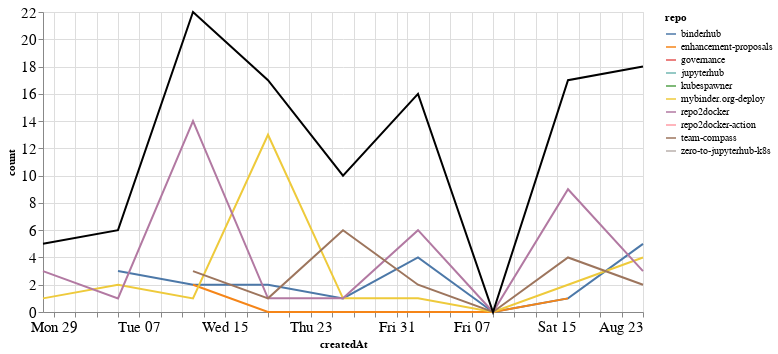

Write notebook code for a chart like this one.
### Markdown cell above
## Comments

### Code cell
comments_time = comments.groupby('repo').resample('W', on='createdAt').count()['author'].reset_index()
comments_time = comments_time.rename(columns={'author': 'count'})
comments_time_total = comments_time.groupby('createdAt').agg({"count": "sum"}).reset_index()
ch1 = alt.Chart(comments_time, width=600).mark_line().encode(
    x='createdAt',
    y='count',
    color='repo',
    tooltip="repo"
)

ch2 = alt.Chart(comments_time_total, width=600).mark_line(color="black").encode(
    x='createdAt',
    y='count',
)

ch1 + ch2

### Figure 1 — Vega-Lite specification as saved in the notebook (floating-point values rounded to 4 significant figures)
{"config": {"axisLeft": {"labelFontSize": 15}, "axisBottom": {"labelFontSize": 15}}, "layer": [{"data": {"name": "data-434194d8d94265d10e8fc423845e5bc5"}, "mark": "line", "encoding": {"color": {"type": "nominal", "field": "repo"}, "tooltip": {"type": "nominal", "field": "repo"}, "x": {"type": "temporal", "field": "createdAt"}, "y": {"type": "quantitative", "field": "count"}}, "width": 600}, {"data": {"name": "data-b61526f5d4dc4f3df7383c5c7554ab61"}, "mark": {"type": "line", "color": "black"}, "encoding": {"x": {"type": "temporal", "field": "createdAt"}, "y": {"type": "quantitative", "field": "count"}}, "width": 600}], "$schema": "https://vega.github.io/schema/vega-lite/v4.8.1.json", "datasets": {"data-434194d8d94265d10e8fc423845e5bc5": [{"repo": "binderhub", "createdAt": "2020-07-05T00:00:00", "count": 3}, {"repo": "binderhub", "createdAt": "2020-07-12T00:00:00", "count": 2}, {"repo": "binderhub", "createdAt": "2020-07-19T00:00:00", "count": 2}, {"repo": "binderhub", "createdAt": "2020-07-26T00:00:00", "count": 1}, {"repo": "binderhub", "createdAt": "2020-08-02T00:00:00", "count": 4}, {"repo": "binderhub", "createdAt": "2020-08-09T00:00:00", "count": 0}, {"repo": "binderhub", "createdAt": "2020-08-16T00:00:00", "count": 1}, {"repo": "binderhub", "createdAt": "2020-08-23T00:00:00", "count": 5}, {"repo": "enhancement-proposals", "createdAt": "2020-07-12T00:00:00", "count": 2}, {"repo": "enhancement-proposals", "createdAt": "2020-07-19T00:00:00", "count": 0}, {"repo": "enhancement-proposals", "createdAt": "2020-07-26T00:00:00", "count": 0}, {"repo": "enhancement-proposals", "createdAt": "2020-08-02T00:00:00", "count": 0}, {"repo": "enhancement-proposals", "createdAt": "2020-08-09T00:00:00", "count": 0}, {"repo": "enhancement-proposals", "createdAt": "2020-08-16T00:00:00", "count": 1}, {"repo": "governance", "createdAt": "2020-08-23T00:00:00", "count": 2}, {"repo": "jupyterhub", "createdAt": "2020-08-23T00:00:00", "count": 2}, {"repo": "kubespawner", "createdAt": "2020-07-26T00:00:00", "count": 1}, {"repo": "mybinder.org-deploy", "createdAt": "2020-06-28T00:00:00", "count": 1}, {"repo": "mybinder.org-deploy", "createdAt": "2020-07-05T00:00:00", "count": 2}, {"repo": "mybinder.org-deploy", "createdAt": "2020-07-12T00:00:00", "count": 1}, {"repo": "mybinder.org-deploy", "createdAt": "2020-07-19T00:00:00", "count": 13}, {"repo": "mybinder.org-deploy", "createdAt": "2020-07-26T00:00:00", "count": 1}, {"repo": "mybinder.org-deploy", "createdAt": "2020-08-02T00:00:00", "count": 1}, {"repo": "mybinder.org-deploy", "createdAt": "2020-08-09T00:00:00", "count": 0}, {"repo": "mybinder.org-deploy", "createdAt": "2020-08-16T00:00:00", "count": 2}, {"repo": "mybinder.org-deploy", "createdAt": "2020-08-23T00:00:00", "count": 4}, {"repo": "repo2docker", "createdAt": "2020-06-28T00:00:00", "count": 3}, {"repo": "repo2docker", "createdAt": "2020-07-05T00:00:00", "count": 1}, {"repo": "repo2docker", "createdAt": "2020-07-12T00:00:00", "count": 14}, {"repo": "repo2docker", "createdAt": "2020-07-19T00:00:00", "count": 1}, {"repo": "repo2docker", "createdAt": "2020-07-26T00:00:00", "count": 1}, {"repo": "repo2docker", "createdAt": "2020-08-02T00:00:00", "count": 6}, {"repo": "repo2docker", "createdAt": "2020-08-09T00:00:00", "count": 0}, {"repo": "repo2docker", "createdAt": "2020-08-16T00:00:00", "count": 9}, {"repo": "repo2docker", "createdAt": "2020-08-23T00:00:00", "count": 3}, {"repo": "repo2docker-action", "createdAt": "2020-06-28T00:00:00", "count": 1}, {"repo": "team-compass", "createdAt": "2020-07-12T00:00:00", "count": 3}, {"repo": "team-compass", "createdAt": "2020-07-19T00:00:00", "count": 1}, {"repo": "team-compass", "createdAt": "2020-07-26T00:00:00", "count": 6}, {"repo": "team-compass", "createdAt": "2020-08-02T00:00:00", "count": 2}, {"repo": "team-compass", "createdAt": "2020-08-09T00:00:00", "count": 0}, {"repo": "team-compass", "createdAt": "2020-08-16T00:00:00", "count": 4}, {"repo": "team-compass", "createdAt": "2020-08-23T00:00:00", "count": 2}, {"repo": "zero-to-jupyterhub-k8s", "createdAt": "2020-08-02T00:00:00", "count": 3}], "data-b61526f5d4dc4f3df7383c5c7554ab61": [{"createdAt": "2020-06-28T00:00:00", "count": 5}, {"createdAt": "2020-07-05T00:00:00", "count": 6}, {"createdAt": "2020-07-12T00:00:00", "count": 22}, {"createdAt": "2020-07-19T00:00:00", "count": 17}, {"createdAt": "2020-07-26T00:00:00", "count": 10}, {"createdAt": "2020-08-02T00:00:00", "count": 16}, {"createdAt": "2020-08-09T00:00:00", "count": 0}, {"createdAt": "2020-08-16T00:00:00", "count": 17}, {"createdAt": "2020-08-23T00:00:00", "count": 18}]}}
